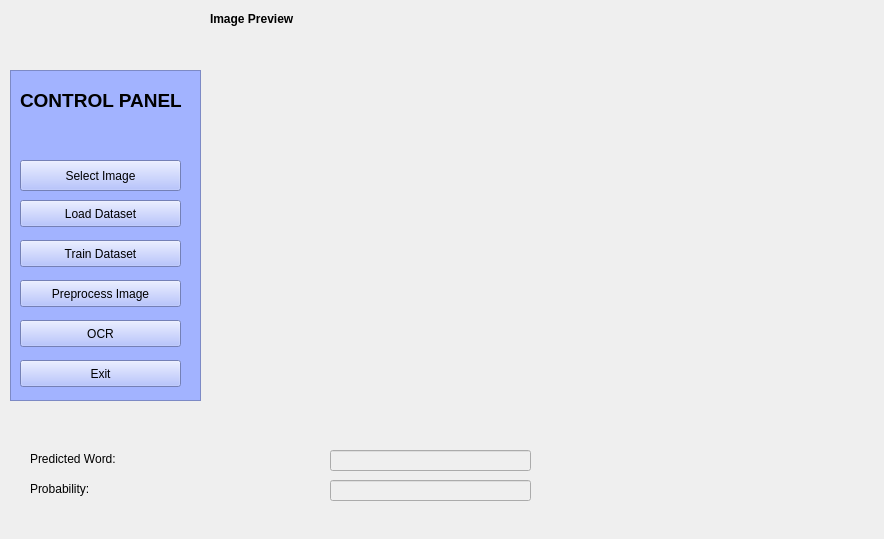
<?xml version="1.0" encoding="UTF-8"?>
<ui version="4.0">
 <class>Home</class>
 <widget class="QMainWindow" name="Home">
  <property name="geometry">
   <rect>
    <x>0</x>
    <y>0</y>
    <width>884</width>
    <height>539</height>
   </rect>
  </property>
  <property name="windowTitle">
   <string>MainWindow</string>
  </property>
  <widget class="QWidget" name="centralwidget">
   <widget class="QFrame" name="frame">
    <property name="geometry">
     <rect>
      <x>10</x>
      <y>70</y>
      <width>191</width>
      <height>331</height>
     </rect>
    </property>
    <property name="styleSheet">
     <string notr="true">border-color: rgb(0, 0, 0);
background-color: rgb(162, 179, 255);</string>
    </property>
    <property name="frameShape">
     <enum>QFrame::StyledPanel</enum>
    </property>
    <property name="frameShadow">
     <enum>QFrame::Raised</enum>
    </property>
    <widget class="QPushButton" name="pushButton">
     <property name="geometry">
      <rect>
       <x>10</x>
       <y>90</y>
       <width>161</width>
       <height>31</height>
      </rect>
     </property>
     <property name="text">
      <string>Select Image</string>
     </property>
    </widget>
    <widget class="QPushButton" name="pushButton_2">
     <property name="geometry">
      <rect>
       <x>10</x>
       <y>130</y>
       <width>161</width>
       <height>27</height>
      </rect>
     </property>
     <property name="text">
      <string>Load Dataset</string>
     </property>
    </widget>
    <widget class="QPushButton" name="pushButton_3">
     <property name="geometry">
      <rect>
       <x>10</x>
       <y>170</y>
       <width>161</width>
       <height>27</height>
      </rect>
     </property>
     <property name="text">
      <string>Train Dataset</string>
     </property>
    </widget>
    <widget class="QLabel" name="label_4">
     <property name="geometry">
      <rect>
       <x>10</x>
       <y>10</y>
       <width>171</width>
       <height>41</height>
      </rect>
     </property>
     <property name="font">
      <font>
       <pointsize>14</pointsize>
       <weight>75</weight>
       <bold>true</bold>
      </font>
     </property>
     <property name="text">
      <string>CONTROL PANEL</string>
     </property>
    </widget>
    <widget class="QPushButton" name="pushButton_5">
     <property name="geometry">
      <rect>
       <x>10</x>
       <y>290</y>
       <width>161</width>
       <height>27</height>
      </rect>
     </property>
     <property name="text">
      <string>Exit</string>
     </property>
    </widget>
    <widget class="QPushButton" name="pushButton_6">
     <property name="geometry">
      <rect>
       <x>10</x>
       <y>210</y>
       <width>161</width>
       <height>27</height>
      </rect>
     </property>
     <property name="text">
      <string>Preprocess Image</string>
     </property>
    </widget>
    <widget class="QPushButton" name="pushButton_7">
     <property name="geometry">
      <rect>
       <x>10</x>
       <y>250</y>
       <width>161</width>
       <height>27</height>
      </rect>
     </property>
     <property name="text">
      <string>OCR</string>
     </property>
    </widget>
   </widget>
   <widget class="QLabel" name="label">
    <property name="geometry">
     <rect>
      <x>210</x>
      <y>10</y>
      <width>131</width>
      <height>17</height>
     </rect>
    </property>
    <property name="font">
     <font>
      <weight>75</weight>
      <bold>true</bold>
     </font>
    </property>
    <property name="text">
     <string>Image Preview</string>
    </property>
   </widget>
   <widget class="QLabel" name="label_5">
    <property name="geometry">
     <rect>
      <x>220</x>
      <y>40</y>
      <width>611</width>
      <height>371</height>
     </rect>
    </property>
    <property name="text">
     <string/>
    </property>
   </widget>
   <widget class="QLineEdit" name="lineEdit_10">
    <property name="enabled">
     <bool>false</bool>
    </property>
    <property name="geometry">
     <rect>
      <x>330</x>
      <y>480</y>
      <width>201</width>
      <height>21</height>
     </rect>
    </property>
   </widget>
   <widget class="QLabel" name="label_13">
    <property name="geometry">
     <rect>
      <x>30</x>
      <y>480</y>
      <width>281</width>
      <height>17</height>
     </rect>
    </property>
    <property name="text">
     <string>Probability:</string>
    </property>
   </widget>
   <widget class="QLineEdit" name="lineEdit_11">
    <property name="enabled">
     <bool>false</bool>
    </property>
    <property name="geometry">
     <rect>
      <x>330</x>
      <y>450</y>
      <width>201</width>
      <height>21</height>
     </rect>
    </property>
   </widget>
   <widget class="QLabel" name="label_14">
    <property name="geometry">
     <rect>
      <x>30</x>
      <y>450</y>
      <width>281</width>
      <height>17</height>
     </rect>
    </property>
    <property name="text">
     <string>Predicted Word:</string>
    </property>
   </widget>
  </widget>
 </widget>
 <resources/>
 <connections/>
</ui>
